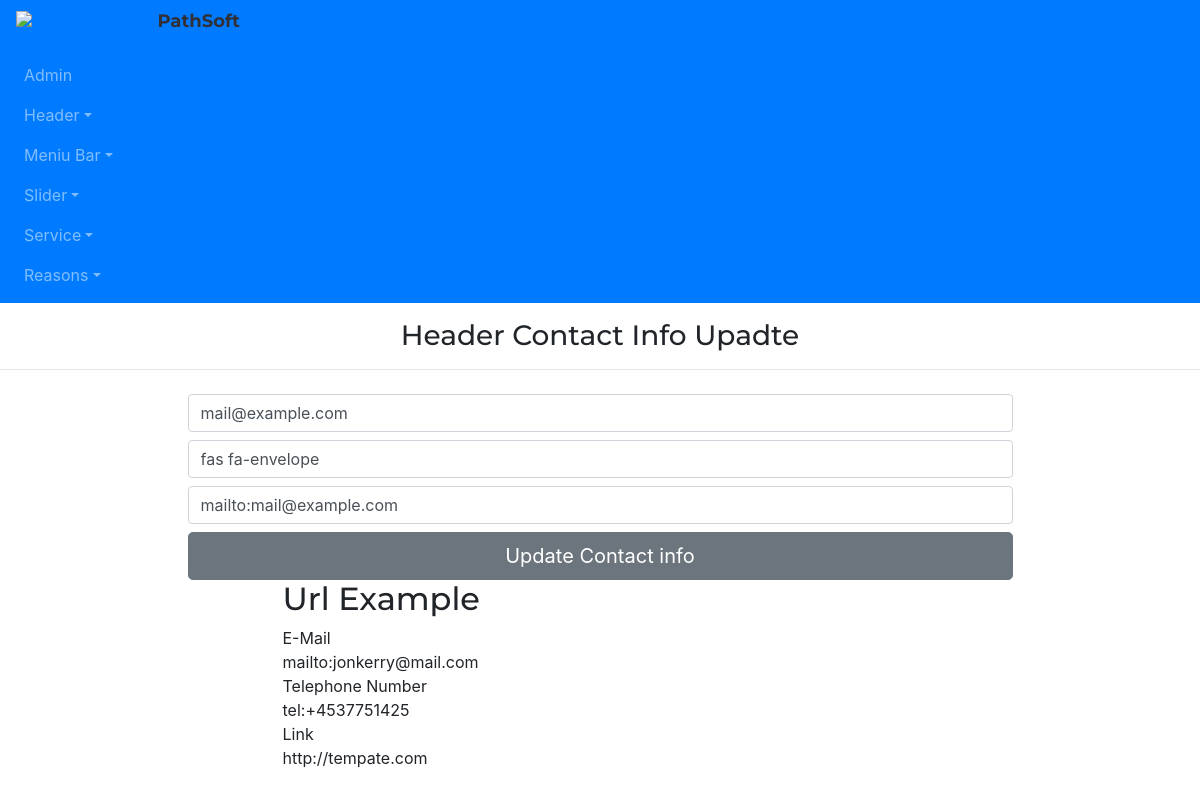
Before: /admin/hcContactUpdate/1 with the older database file.
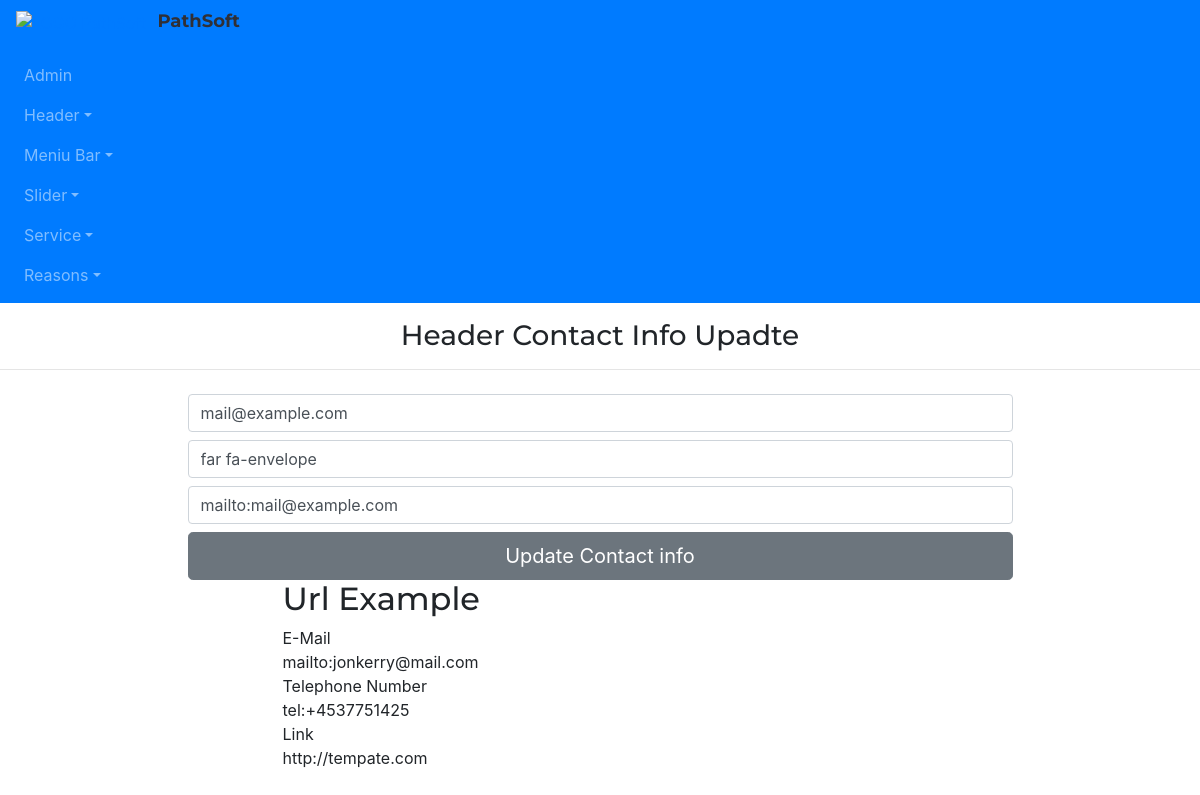
After: the same page with the newer database file.
### app/models.py (models this page shows)
class HeaderContact(db.Model):
    id=db.Column(db.Integer,primary_key=True)
    hc_content=db.Column(db.String(255))
    hc_icon_class=db.Column(db.String(255))
    hc_url=db.Column(db.String(255))

### admin/routes.py (the view)
@app.route("/admin/hcContactUpdate/<id>",methods=['GET','POST'])
def hcContactUpdate(id):
    header_contact=HeaderContact.query.get(id)
    if request.method=='POST':
        header_contact.hc_content=request.form['hc_content']
        header_contact.hc_icon_class=request.form['hc_icon_class']
        header_contact.hc_url=request.form['hc_url']
        db.session.commit()
        return redirect('/admin/hcContactAdd')
    return render_template('admin/hcContactUpdate.html', header_contact=header_contact)

### app/templates/admin/hcContactUpdate.html
{% extends "admin/base.html" %}
{% block content %}
<h3 class="my-3" style="text-align: center;">Header Contact Info Upadte</h3>
<hr>
<div class="container">
    <div class="row justify-content-center">
        <div class="col-9 marg">
            <form action="/admin/hcContactUpdate/{{header_contact.id}}" method='POST'>
                <input type="text" class="form-control my-2" name='hc_content' placeholder="Enter: Contact Content"
                    value="{{header_contact.hc_content}}">
                <input type="text" class="form-control my-2" name='hc_icon_class' placeholder="Enter: Icon Class"
                    value="{{header_contact.hc_icon_class}}">
                <input type="text" class="form-control my-2" name='hc_url' placeholder="Enter: Url"
                    value="{{header_contact.hc_url}}">
                <input type="submit" class="btn btn-secondary btn-lg btn-block" value='Update Contact info'>
            </form>
        </div>
    </div>
</div>
<div class="container marg">
    <div class="row d-flex justify-content-center">
        <div class="col-7 ">
            <div class="exam">
                <h2>Url Example</h2>
                <div class="row-url">
                    <div>
                        E-Mail
                    </div>
                    <div>
                        mailto:jonkerry@mail.com
                    </div>
                </div>
                <div class="row-url">
                    <div>
                        Telephone Number
                    </div>
                    <div>
                        tel:+4537751425
                    </div>
                </div>
                <div class="row-url">
                    <div>
                        Link
                    </div>
                    <div>
                        http://tempate.com
                    </div>
                </div>
            </div>
        </div>
    </div>
</div>
{% endblock %}

Changed rows visible on the page:
changed HeaderContact "mail@example.com": hc_icon_class "fas fa-envelope" → "far fa-envelope"
